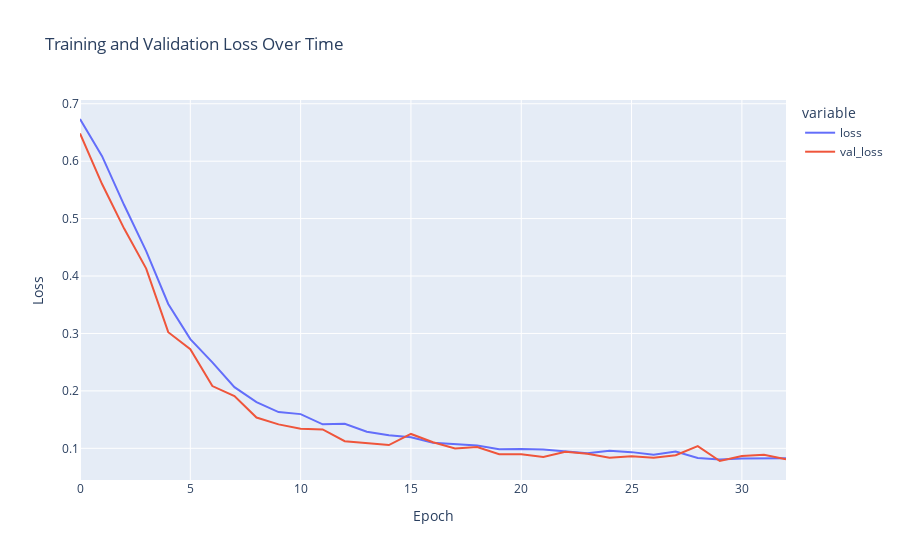

This figure's notebook cell:
### Code cell
#Create DataFrames
def generate_df(image_dir, label):
	filepaths = pd.Series(list(image_dir.glob(r'*.jpg')),name='Filepath').astype(str)
	labels = pd.Series(label, name='Label', index=filepaths.index)

	df = pd.concat([filepaths, labels], axis=1)
	return df

possitive_df = generate_df(possitive_dir, label="POSITIVE")
negative_df = generate_df(negative_dir, label="NEGATIVE")

all_df = pd.concat([possitive_df, negative_df], axis=0).sample(frac=1.0, random_state=1).reset_index(drop=True)
print(all_df)

train_df, test_df = train_test_split(
	all_df.sample(6000, random_state=1),
	train_size=0.7,
	shuffle=True,
	random_state=1
)

print(train_df)
print(test_df)

#Loading image data

train_gen = tf.keras.preprocessing.image.ImageDataGenerator(
	rescale=1./255,
	validation_split=0.2
)
test_gen = tf.keras.preprocessing.image.ImageDataGenerator(
	rescale=1./255
)

train_data = train_gen.flow_from_dataframe(
	train_df,
	x_col='Filepath',
	y_col='Label',
	target_size=(120,120),
	color_mode='rgb',
	class_mode='binary',
	batch_size=32,
	shuffle=True,
	seed=42,
	subset='training'
)

val_data = train_gen.flow_from_dataframe(
	train_df,
	x_col='Filepath',
	y_col='Label',
	target_size=(120,120),
	color_mode='rgb',
	class_mode='binary',
	batch_size=32,
	shuffle=True,
	seed=42,
	subset='validation'
)

test_data = test_gen.flow_from_dataframe(
	test_df,
	x_col='Filepath',
	y_col='Label',
	target_size=(120,120),
	color_mode='rgb',
	class_mode='binary',
	batch_size=32,
	shuffle=False,
	seed=42
)

inputs = tf.keras.Input(shape=(120,120,3))
x=tf.keras.layers.Conv2D(filters=16, kernel_size=(3,3), activation='relu')(inputs)
x=tf.keras.layers.MaxPool2D(pool_size=(2,2))(x)
x=tf.keras.layers.Conv2D(filters=32, kernel_size=(3,3), activation='relu')(x)
x=tf.keras.layers.MaxPool2D(pool_size=(2,2))(x)
x=tf.keras.layers.GlobalAveragePooling2D()(x)
outputs = tf.keras.layers.Dense(1, activation='sigmoid')(x)

model = tf.keras.Model(inputs=inputs,outputs=outputs)

model.compile(
	optimizer='adam',
	loss='binary_crossentropy',
	metrics=['accuracy']
)

print(model.summary())

history = model.fit(
	train_data,
	validation_data=val_data,
	epochs=100,
	callbacks=[
		tf.keras.callbacks.EarlyStopping(
			monitor='val_loss',
			patience=3,
			restore_best_weights=True
		)
	]

)


fig = px.line(
	history.history,
	y=['loss', 'val_loss'],
	labels={'index':"Epoch",'value':"Loss"},
	title="Training and Validation Loss Over Time"
)


fig.show()

### Figure 1 — Plotly figure (JSON) as saved in the notebook; plotly's stock layout.template omitted (floating-point values rounded to 4 significant figures)
{"data": [{"hovertemplate": "variable=loss<br>Epoch=%{x}<br>Loss=%{y}<extra></extra>", "legendgroup": "loss", "line": {"color": "#636efa", "dash": "solid"}, "marker": {"symbol": "circle"}, "mode": "lines", "name": "loss", "orientation": "v", "showlegend": true, "type": "scatter", "x": [0, 1, 2, 3, 4, 5, 6, 7, 8, 9, 10, 11, 12, 13, 14, 15, 16, 17, 18, 19, 20, 21, 22, 23, 24, 25, 26, 27, 28, 29, 30, 31, 32], "xaxis": "x", "y": [0.6735, 0.6087, 0.5236, 0.4433, 0.3514, 0.2901, 0.2497, 0.2065, 0.1805, 0.163, 0.1596, 0.1418, 0.1427, 0.1289, 0.1227, 0.1191, 0.1097, 0.1078, 0.1048, 0.09818, 0.0989, 0.09781, 0.09408, 0.0914, 0.09555, 0.09336, 0.08871, 0.09447, 0.08313, 0.08042, 0.08212, 0.08196, 0.08271], "yaxis": "y"}, {"hovertemplate": "variable=val_loss<br>Epoch=%{x}<br>Loss=%{y}<extra></extra>", "legendgroup": "val_loss", "line": {"color": "#EF553B", "dash": "solid"}, "marker": {"symbol": "circle"}, "mode": "lines", "name": "val_loss", "orientation": "v", "showlegend": true, "type": "scatter", "x": [0, 1, 2, 3, 4, 5, 6, 7, 8, 9, 10, 11, 12, 13, 14, 15, 16, 17, 18, 19, 20, 21, 22, 23, 24, 25, 26, 27, 28, 29, 30, 31, 32], "xaxis": "x", "y": [0.6483, 0.5602, 0.4827, 0.4129, 0.3022, 0.2724, 0.2084, 0.1908, 0.1535, 0.1416, 0.1342, 0.1328, 0.1125, 0.1092, 0.1056, 0.125, 0.1105, 0.09975, 0.1022, 0.08963, 0.08974, 0.08492, 0.09414, 0.09039, 0.08357, 0.08603, 0.08342, 0.08789, 0.1038, 0.0779, 0.08674, 0.08862, 0.08093], "yaxis": "y"}], "layout": {"legend": {"title": {"text": "variable"}, "tracegroupgap": 0}, "title": {"text": "Training and Validation Loss Over Time"}, "xaxis": {"anchor": "y", "domain": [0, 1], "title": {"text": "Epoch"}}, "yaxis": {"anchor": "x", "domain": [0, 1], "title": {"text": "Loss"}}}}
